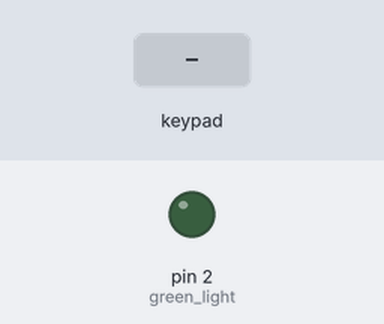
The sketch below on a simulated Arduino Uno, built with avr-gcc and run on an emulated ATmega328P. Shown: output pins drawn as LEDs (lit = HIGH). Inputs (shaded band) come from the test bench. What the sketch prints to the serial monitor is not drawn.

Above: at 1.4 s.
1.5 s: keypad keys 1 2 3 4 A pressed 0.4 s apart
At 4.4 s:
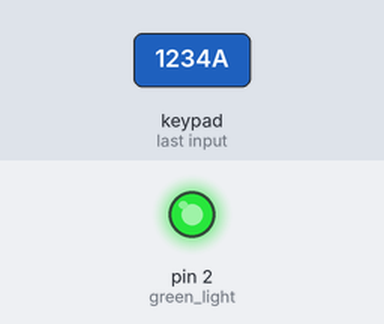
5.0 s: key 'B' pressed
6.5 s: key 'A' pressed
At 8.2 s:
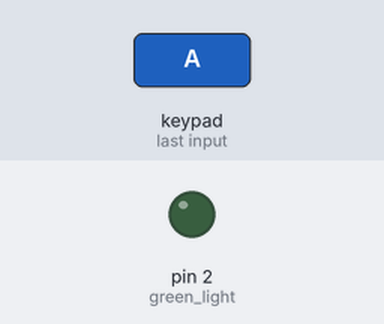
8.5 s: keypad keys 1 2 3 4 # pressed 0.4 s apart
12.0 s: key 'C' pressed
13.5 s: keypad keys 1 2 3 4 * pressed 0.4 s apart
Timing chart, 0 to 16.5 s (numbered marks = the images above; inputs shaded):
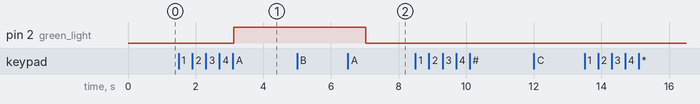

Measured:
- after the input at 1.5 s, pin 2 (green_light): LOW → HIGH after 1.6 s
- after the input at 5.0 s, every drawn part: stays the same
- after the input at 6.5 s, pin 2 (green_light): HIGH → LOW after 0.52 s
- after the input at 8.5 s, every drawn part: stays the same
- after the input at 12.0 s, every drawn part: stays the same
- after the input at 13.5 s, every drawn part: stays the same

The sketch:

keypad_jul06a.ino
```cpp
#include <Password.h> //http://playground.arduino.cc/uploads/Code/Password.zip use password library
#include <Keypad.h> //http://www.arduino.cc/playground/uploads/Code/Keypad.zip  //tells to use keypad library
//#include <Servo.h> //tells to use servo library


//Servo myservo; //declares servo
Password password = Password( "1234" ); //password to unlock box, can be changed

const byte ROWS = 4; // Four rows
const byte COLS = 4; // columns
// Define the Keymap
char keys[ROWS][COLS] = {
{'1','2','3','A'},
{'4','5','6','B'},
{'7','8','9','C'},
{'*','0','#','D'}
};
// Connect keypad ROW0, ROW1, ROW2 and ROW3 to these Arduino pins.
byte rowPins[ROWS] = {7,6,5,4};// Connect keypad COL0, COL1 and COL2 to these Arduino pins.
byte colPins[COLS] = { 12,11,10,8 };


// Create the Keypad
Keypad keypad = Keypad( makeKeymap(keys), rowPins, colPins, ROWS, COLS );

void setup(){
  Serial.begin(9600);
  Serial.write(254);
  Serial.write(0x01);
  delay(200);
  pinMode(2, OUTPUT);  //green light
  //pinMode(12, OUTPUT);  //red light
 // myservo.attach(13); //servo on digital pin 9 //servo
  keypad.addEventListener(keypadEvent); //add an event listener for this keypad
  }

void loop(){
  keypad.getKey();
//  myservo.write(0);
  }
  //take care of some special events
  void keypadEvent(KeypadEvent eKey){
  switch (keypad.getState()){
  case PRESSED:

  Serial.print("Enter: ");
  Serial.println(eKey);
  delay(10);

  Serial.write(254);

  switch (eKey){
    case 'A': checkPassword(); delay(1); break;

    case 'B': password.reset(); delay(1); break;

     default: password.append(eKey); delay(1);
}
}
}
void checkPassword(){

if (password.evaluate()){  //if password is right open box

    Serial.println("Accepted");
    Serial.write(254);delay(10);
    //Add code to run if it works
   // myservo.write(5); //160deg

        digitalWrite(2, HIGH);//turn on
    delay(500); //wait 5 seconds
    //digitalWrite(11, LOW);// turn off


}else{
    Serial.println("Denied"); //if passwords wrong keep box locked
    Serial.write(254);delay(10);
    //add code to run if it did not work
   // myservo.write(0);
    //digitalWrite(12, HIGH); //turn on
    delay(500); //wait 5 seconds
    digitalWrite(2, LOW);//turn off

}
}
```
